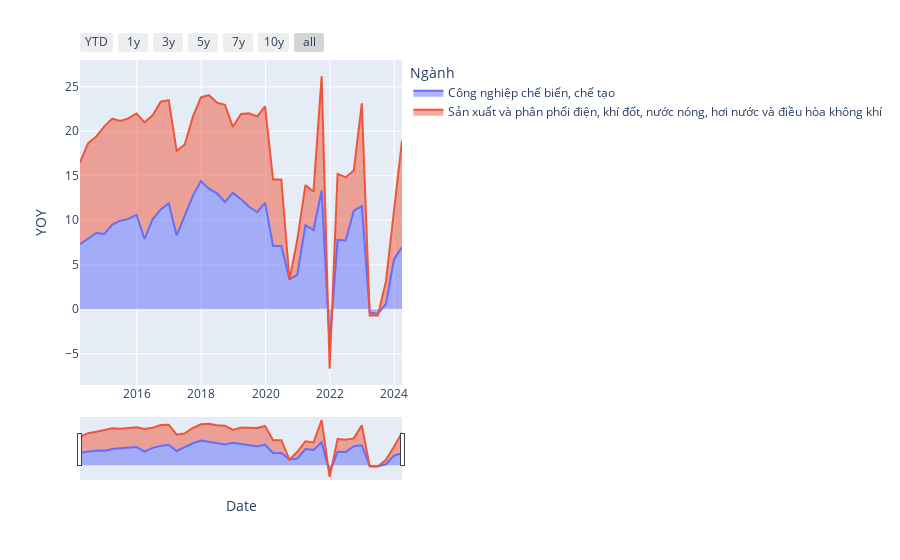

Source (notebook cell):
### Code cell
import pandas as pd
import plotly.express as px
import plotly.graph_objects as go

df_show = dfs_gdp_ss[
    (
        (dfs_gdp_ss["Ngành"] == "Công nghiệp chế biến, chế tạo")
        | (
            dfs_gdp_ss["Ngành"]
            == "Sản xuất và phân phối điện, khí đốt, nước nóng, hơi nước và điều hòa không khí"
        )
    )
]

fig = px.area(df_show, x="Date", y="YOY", color="Ngành")

fig.update_xaxes(
    rangeslider_visible=True,
    rangeselector=dict(
        buttons=[
            dict(count=1, label="YTD", step="year", stepmode="todate"),
            dict(count=1, label="1y", step="year", stepmode="backward"),
            dict(count=3, label="3y", step="year", stepmode="backward"),
            dict(count=5, label="5y", step="year", stepmode="backward"),
            dict(count=7, label="7y", step="year", stepmode="backward"),
            dict(count=10, label="10y", step="year", stepmode="backward"),
            dict(step="all"),
        ]
    ),
)

fig.show()

### Figure 1 — Plotly figure (JSON) as saved in the notebook; plotly's stock layout.template omitted (floating-point values rounded to 4 significant figures)
{"data": [{"fillpattern": {"shape": ""}, "hovertemplate": "Ngành=Công nghiệp chế biến, chế tạo<br>Date=%{x}<br>YOY=%{y}<extra></extra>", "legendgroup": "Công nghiệp chế biến, chế tạo", "line": {"color": "#636efa"}, "marker": {"symbol": "circle"}, "mode": "lines", "name": "Công nghiệp chế biến, chế tạo", "orientation": "v", "showlegend": true, "stackgroup": "1", "type": "scatter", "x": ["2024-03-29T00:00:00", "2023-12-29T00:00:00", "2023-09-29T00:00:00", "2023-06-29T00:00:00", "2023-03-29T00:00:00", "2022-12-29T00:00:00", "2022-09-29T00:00:00", "2022-06-29T00:00:00", "2022-03-29T00:00:00", "2021-12-29T00:00:00", "2021-09-29T00:00:00", "2021-06-29T00:00:00", "2021-03-29T00:00:00", "2020-12-27T00:00:00", "2020-09-29T00:00:00", "2020-06-29T00:00:00", "2020-03-27T00:00:00", "2019-12-27T00:00:00", "2019-09-28T00:00:00", "2019-06-28T00:00:00", "2019-03-29T00:00:00", "2018-12-27T00:00:00", "2018-09-28T00:00:00", "2018-06-29T00:00:00", "2018-03-29T00:00:00", "2017-12-29T00:00:00", "2017-09-29T00:00:00", "2017-06-29T00:00:00", "2017-03-29T00:00:00", "2016-12-29T00:00:00", "2016-09-29T00:00:00", "2016-06-29T00:00:00", "2016-03-29T00:00:00", "2015-12-29T00:00:00", "2015-09-29T00:00:00", "2015-06-29T00:00:00", "2015-03-29T00:00:00", "2014-12-29T00:00:00", "2014-09-29T00:00:00", "2014-06-27T00:00:00", "2014-03-28T00:00:00"], "xaxis": "x", "y": [6.98, 5.593, 0.5985, -0.4903, -0.3709, 11.58, 11.07, 7.725, 7.792, -4.091, 13.35, 8.901, 9.45, 3.859, 3.383, 7.12, 7.12, 11.96, 10.9, 11.52, 12.35, 13.08, 12.05, 13.02, 13.56, 14.4, 12.77, 10.52, 8.3, 11.9, 11.22, 10.1, 7.9, 10.6, 10.15, 9.95, 9.51, 8.45, 8.571, 7.886, 7.3], "yaxis": "y"}, {"fillpattern": {"shape": ""}, "hovertemplate": "Ngành=Sản xuất và phân phối điện, khí đốt, nước nóng, hơi nước và điều hòa không khí<br>Date=%{x}<br>YOY=%{y}<extra></extra>", "legendgroup": "Sản xuất và phân phối điện, khí đốt, nước nóng, hơi nước và điều hòa không khí", "line": {"color": "#EF553B"}, "marker": {"symbol": "circle"}, "mode": "lines", "name": "Sản xuất và phân phối điện, khí đốt, nước nóng, hơi nước và điều hòa không khí", "orientation": "v", "showlegend": true, "stackgroup": "1", "type": "scatter", "x": ["2024-03-29T00:00:00", "2023-12-29T00:00:00", "2023-09-29T00:00:00", "2023-06-29T00:00:00", "2023-03-29T00:00:00", "2022-12-29T00:00:00", "2022-09-29T00:00:00", "2022-06-29T00:00:00", "2022-03-29T00:00:00", "2021-12-29T00:00:00", "2021-09-29T00:00:00", "2021-06-29T00:00:00", "2021-03-29T00:00:00", "2020-12-27T00:00:00", "2020-09-29T00:00:00", "2020-06-29T00:00:00", "2020-03-27T00:00:00", "2019-12-27T00:00:00", "2019-09-28T00:00:00", "2019-06-28T00:00:00", "2019-03-29T00:00:00", "2018-12-27T00:00:00", "2018-09-28T00:00:00", "2018-06-29T00:00:00", "2018-03-29T00:00:00", "2017-12-29T00:00:00", "2017-09-29T00:00:00", "2017-06-29T00:00:00", "2017-03-29T00:00:00", "2016-12-29T00:00:00", "2016-09-29T00:00:00", "2016-06-29T00:00:00", "2016-03-29T00:00:00", "2015-12-29T00:00:00", "2015-09-29T00:00:00", "2015-06-29T00:00:00", "2015-03-29T00:00:00", "2014-12-29T00:00:00", "2014-09-29T00:00:00", "2014-06-27T00:00:00", "2014-03-28T00:00:00"], "xaxis": "x", "y": [11.97, 5.118, 2.556, -0.21, -0.3186, 11.55, 4.53, 7.114, 7.421, -2.593, 12.83, 4.321, 4.5, 3.969, -0.06761, 7.46, 7.46, 10.83, 10.76, 10.49, 9.6, 7.421, 10.91, 10.2, 10.5, 9.4, 8.87, 8, 9.5, 11.6, 12.1, 11.7, 13.1, 11.4, 11.3, 11.2, 11.9, 12.1, 10.84, 10.76, 9.2], "yaxis": "y"}], "layout": {"legend": {"title": {"text": "Ngành"}, "tracegroupgap": 0}, "margin": {"t": 60}, "xaxis": {"anchor": "y", "domain": [0, 1], "rangeselector": {"buttons": [{"count": 1, "label": "YTD", "step": "year", "stepmode": "todate"}, {"count": 1, "label": "1y", "step": "year", "stepmode": "backward"}, {"count": 3, "label": "3y", "step": "year", "stepmode": "backward"}, {"count": 5, "label": "5y", "step": "year", "stepmode": "backward"}, {"count": 7, "label": "7y", "step": "year", "stepmode": "backward"}, {"count": 10, "label": "10y", "step": "year", "stepmode": "backward"}, {"step": "all"}]}, "rangeslider": {"visible": true}, "title": {"text": "Date"}}, "yaxis": {"anchor": "x", "domain": [0, 1], "title": {"text": "YOY"}}}}
